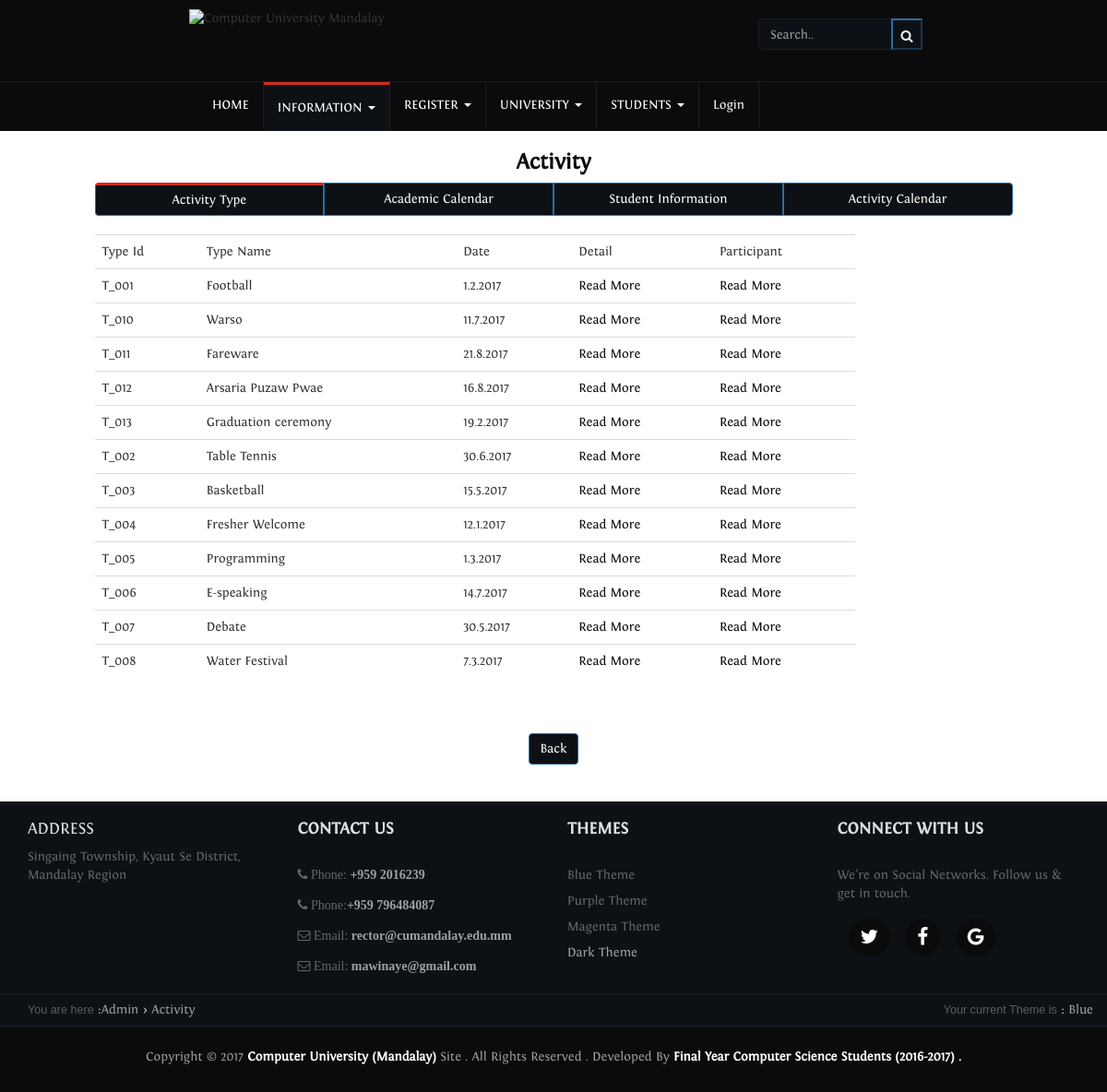
Screenshot of /cumdy3/user_activity.php with the database file from the repository.
### tables this page shows
CREATE TABLE `event` (
  `Event_ID` varchar(10) NOT NULL,
  `Time` varchar(20) NOT NULL,
  `Academic_Year` varchar(10) NOT NULL,
  `Type_ID` varchar(10) NOT NULL,
  `Photo` varchar(70) NOT NULL,
  `Title` varchar(50) NOT NULL,
  `Detail` text NOT NULL,
  PRIMARY KEY (`Event_ID`),
  FULLTEXT KEY `Foreign` (`Type_ID`)
);

CREATE TABLE `type` (
  `Type_ID` varchar(10) NOT NULL,
  `Type_Name` varchar(20) NOT NULL,
  `Remark` varchar(60) DEFAULT NULL,
  `Date` varchar(10) NOT NULL,
  PRIMARY KEY (`Type_ID`)
);

### cumdy3/library/database/config.php (called while the page is built)
<?php
$config=array(
	"dbname"=>"database_integration_version_1.5",
	"username"=>"root",
	"password"=>"",
	"host"=>"localhost",
);
?>

### cumdy3/library/database/database.php (called while the page is built, shortened)
<?php
class Database{
	private $con;
	function __construct($config){
		try{
			$this->con=new PDO("mysql:host=".$config['host'].";dbname=".$config['dbname'],$config['username'],$config['password']);
			$this->con->setAttribute(PDO::ATTR_ERRMODE,PDO::ERRMODE_EXCEPTION);
		}catch(Expection $e){
			echo "Cannot connect to the database $e <BR>";
		}
	}
	function query($str){
		try {
		$str=trim($str);
		$stat=$this->con->query("$str");
		$key=trim(explode(' ', $str)[0]);
		$key=strtolower($key);
		if ($key=="select") {
			return $stat->fetchAll(PDO::FETCH_ASSOC);
		}
	} catch (Exception $e) {
		echo "Error in Database QUERY : $e <BR> $str";
		}
	}
}
?>

### cumdy3/user_activity.php (the view, shortened to what this page needs)
<?php
require 'session_public.php';
$eventTable=" ";
  $data= $db->query ( " select * from type join event where type.Type_ID=event.Type_ID");
  foreach ($data as $key => $value) {
  	$name= $value["Type_Name"];
  	$date=$value["Date"];
  	$type_id=$value["Type_ID"];
  	$event_id=$value["Event_ID"];
 	$detail="<a href='user_activity_detail.php?typeId=$type_id'> Read More </a>  ";
 	$participant="<a href='user_activity_participant.php?eventId=$event_id'> Read More </a>  ";
 	$eventTable.="<tr> <td> $type_id </td> <td> $name  </td> <td> $date </td> <td> $detail </td> <td> $participant </td> ";
  }
$you_are_here='<a herf = "admin.php" id = "linkStyle">Admin</a> <span class = "animate">  >
  </span> <a herf = "user_activity.php" id = "linkStyle">Activity</a>';
require "view/user_activity.view.php";
?>

### cumdy3/css/blue_thems.css (style rules this page uses)
a { color:#0C426F; text-decoration: none; }

### cumdy3/css/header.css (style rules this page uses)
* { padding: 0; margin: 0; }
body { font-family: "Fontin"; position: relative; height: 1000px; }

### cumdy3/css/footer.css (style rules this page uses)
a#linkStyle { text-decoration: none; color:#9d9d9d; cursor:pointer; }

### cumdy3/css/dark_thems.css (style rules this page uses)
a { color:#0b0b0b; text-decoration: none; }

### rows the page displays
event: Type_ID "T_001", Type_ID.Type_Name "Football", Type_ID.Date "1.2.2017"
event: Type_ID "T_010", Type_ID.Type_Name "Warso", Type_ID.Date "11.7.2017"
event: Type_ID "T_011", Type_ID.Type_Name "Fareware", Type_ID.Date "21.8.2017"
event: Type_ID "T_012", Type_ID.Type_Name "Arsaria Puzaw Pwae", Type_ID.Date "16.8.2017"
event: Type_ID "T_013", Type_ID.Type_Name "Graduation ceremony", Type_ID.Date "19.2.2017"
event: Type_ID "T_002", Type_ID.Type_Name "Table Tennis", Type_ID.Date "30.6.2017"
event: Type_ID "T_003", Type_ID.Type_Name "Basketball", Type_ID.Date "15.5.2017"
event: Type_ID "T_004", Type_ID.Type_Name "Fresher Welcome", Type_ID.Date "12.1.2017"
event: Type_ID "T_005", Type_ID.Type_Name "Programming", Type_ID.Date "1.3.2017"
event: Type_ID "T_006", Type_ID.Type_Name "E-speaking", Type_ID.Date "14.7.2017"
event: Type_ID "T_007", Type_ID.Type_Name "Debate", Type_ID.Date "30.5.2017"
event: Type_ID "T_008", Type_ID.Type_Name "Water Festival", Type_ID.Date "7.3.2017"

### other values shown
$now_nav_session "HOME"
